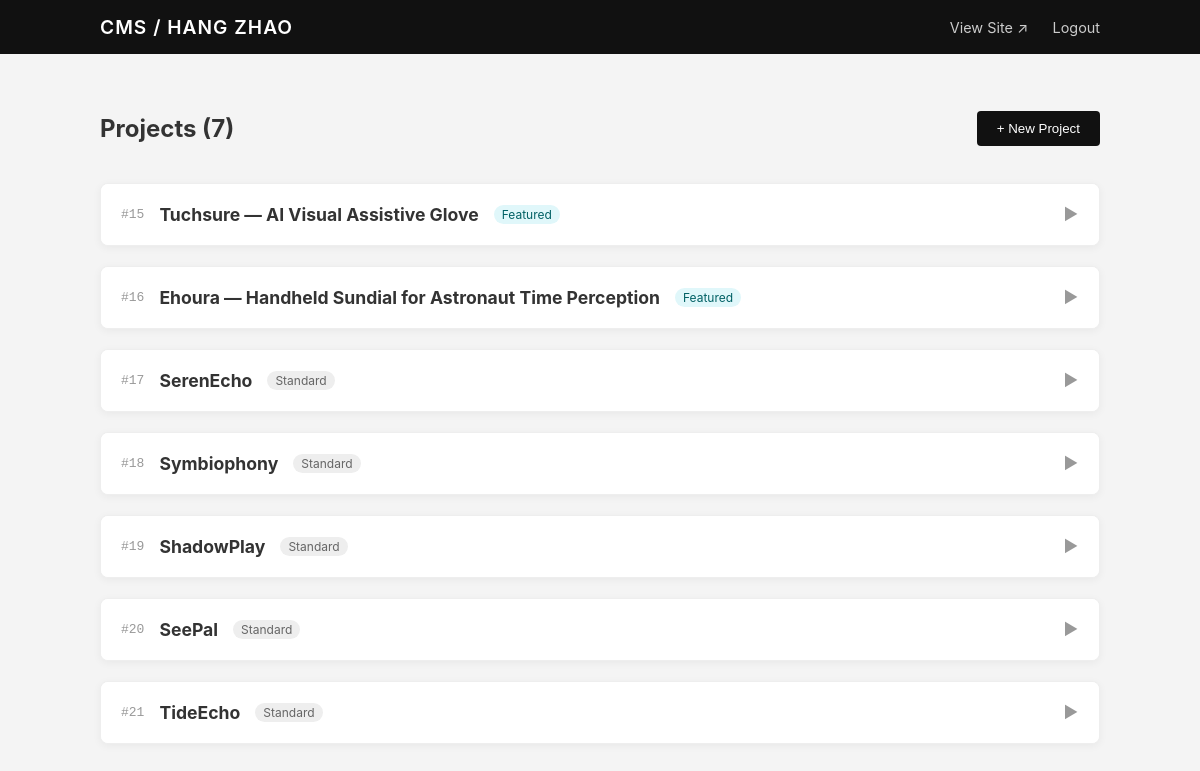
/admin.php (signed in), run on an earlier commit of the app's database.
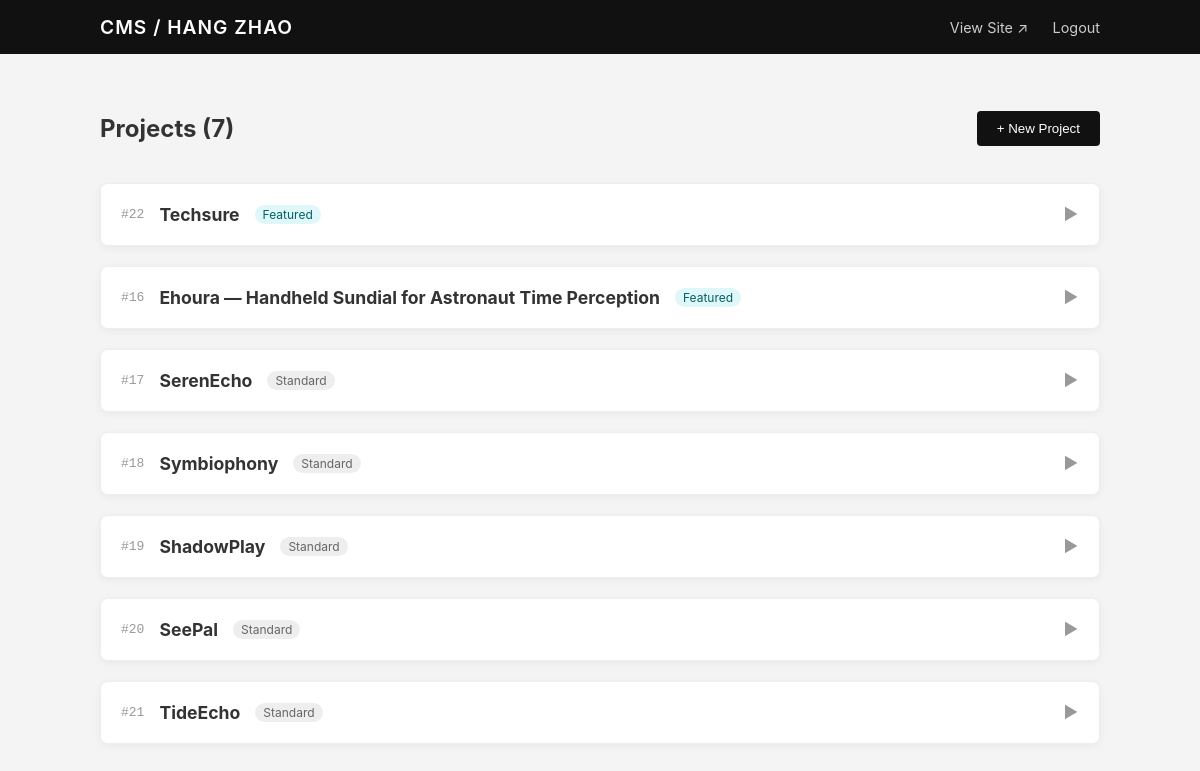
And on a later commit of the database.
### tables this page shows
CREATE TABLE projects (
      id INTEGER PRIMARY KEY AUTOINCREMENT,
      title TEXT NOT NULL,
      slug TEXT UNIQUE,
      description TEXT,
      tags TEXT,                 -- 逗号分隔，或存 JSON
      image_url TEXT,            -- 首图
      gallery_json TEXT,         -- 其他图 JSON 数组
      meta_json TEXT,            -- 可扩展的结构化元数据（JSON），用于 subtitle/links/tools/process 等
      url TEXT,                  -- 外链（Behance/GitHub/视频等）
       year INTEGER,
       month INTEGER,
      featured INTEGER DEFAULT 0,
      order_index INTEGER DEFAULT 0,
      created_at TEXT NOT NULL,
      updated_at TEXT NOT NULL
    , background_problem TEXT, design_goals TEXT, solution_overview TEXT, interaction_design TEXT, pipeline TEXT, prototype_highlights TEXT, usability_testing TEXT, outcomes TEXT, ethics TEXT, next_steps TEXT, media_notes TEXT, acknowledgements TEXT, contact TEXT, subtitle TEXT, links TEXT, tools TEXT, hero_media TEXT);

### src/config.php (called while the page is built)
<?php
return [
  'db_path' => __DIR__ . '/../data/portfolio.sqlite',
  'admin_password' => '949949Zh',
  'site_name' => 'HANG ZHAO',
];

### src/db.php (called while the page is built, shortened)
<?php
function get_pdo(): PDO {
  static $pdo = null;
  if ($pdo) return $pdo;
  $config = require __DIR__ . '/config.php';
  $dsn = 'sqlite:' . $config['db_path'];
  $pdo = new PDO($dsn, null, null, [
    PDO::ATTR_ERRMODE => PDO::ERRMODE_EXCEPTION,
    PDO::ATTR_DEFAULT_FETCH_MODE => PDO::FETCH_ASSOC,
  ]);
  $pdo->exec('PRAGMA foreign_keys = ON;');
  return $pdo;
}

### src/functions.php (called while the page is built, shortened)
<?php
require_once __DIR__ . '/db.php';
function get_projects(bool $only_featured = false): array
{
  $pdo = get_pdo();
  $sql = "SELECT * FROM projects ";
  $sql .= "ORDER BY featured DESC, order_index DESC, year DESC, id DESC";
  return $pdo->query($sql)->fetchAll();
}

### public/admin.php (the view, shortened to what this page needs)
<?php
require __DIR__ . '/../src/functions.php';
$config = require __DIR__ . '/../src/config.php';
$is_logged_in = !empty($_SESSION['admin_ok']);
$projects = $is_logged_in ? get_projects(false) : [];
?>
<!doctype html>
<html lang="en">
<head>
  <link rel="stylesheet" href="css/admin.css?v=<?= time() ?>">
  <link rel="stylesheet" href="https://unpkg.com/easymde/dist/easymde.min.css">
</head>
<body class="admin-page">
  <header class="admin-header">
    <div class="header-inner">
        <h1>CMS / <?= htmlspecialchars($config['site_name']) ?></h1>
        <nav>
            <a href="index.php" target="_blank" class="btn-text">View Site ↗</a>
            <?php if ($is_logged_in): ?>
                <a href="admin.php?action=logout" class="btn-text danger">Logout</a>
            <?php endif; ?>
        </nav>
    </div>
  </header>
  <main class="admin-container">
    <?php if (!$is_logged_in): ?>
      <div class="login-card">
        <h2>Login</h2>
        <?php if (!empty($error)): ?><div class="alert error"><?= htmlspecialchars($error) ?></div><?php endif; ?>
        <form method="post">
          <input type="hidden" name="csrf" value="<?= htmlspecialchars($_SESSION['csrf']) ?>">
          <input type="hidden" name="action" value="login">
          <div class="form-group"><input type="password" name="password" placeholder="Password" required autofocus></div>
          <button class="btn-primary" type="submit">Enter</button>
        </form>
      </div>
    <?php else: ?>
      <div class="actions-bar">
        <h2>Projects (<?= count($projects) ?>)</h2>
        <button class="btn-primary" onclick="document.getElementById('create-form').classList.toggle('hidden')">+ New Project</button>
      </div>
      <div class="project-list">
        <?php foreach ($projects as $p):
        ?>
          <div class="editor-card collapsed" id="project-<?= $p['id'] ?>">
            <div class="card-header" onclick="toggleEdit(<?= $p['id'] ?>)">
                <div class="header-info">
                    <span class="id">#<?= $p['id'] ?></span>
                    <strong class="title"><?= htmlspecialchars($p['title']) ?></strong>
                    <span class="status-badge <?= $p['featured'] ? 'featured' : '' ?>"><?= $p['featured'] ? 'Featured' : 'Standard' ?></span>
                </div>
                <span class="arrow">▼</span>
            </div>
          </div>
        <?php endforeach; ?>
      </div>
    <?php endif; ?>
  </main>
</body>
</html>

### public/css/admin.css (style rules this page uses)
body.admin-page { background-color: #f4f4f4; color: #333; font-family: -apple-system, BlinkMacSystemFont, "Segoe UI", Roboto, sans-serif; margin: 0; padding: 0; }
.admin-header { background: #111; color: #fff; padding: 15px 0; position: sticky; top: 0; z-index: 100; }
.header-inner { max-width: 1000px; margin: 0 auto; padding: 0 20px; display: flex; justify-content: space-between; align-items: center; }
.admin-header h1 { margin: 0; font-size: 1.2rem; font-weight: 600; letter-spacing: 1px; }
.btn-text { color: #ccc; text-decoration: none; font-size: 0.9rem; margin-left: 20px; transition: color 0.2s; }
.admin-container { max-width: 1000px; margin: 40px auto; padding: 0 20px; }
.btn-primary { background: #111; color: #fff; border: none; padding: 10px 20px; border-radius: 4px; cursor: pointer; transition: background 0.2s; }
.actions-bar { display: flex; justify-content: space-between; align-items: center; margin-bottom: 20px; }
.editor-card { background: #fff; border-radius: 8px; box-shadow: 0 2px 8px rgba(0,0,0,0.05); margin-bottom: 20px; overflow: hidden; border: 1px solid #eee; transition: all 0.3s ease; }
.card-header { padding: 20px; background: #fff; border-bottom: 1px solid #f0f0f0; display: flex; justify-content: space-between; align-items: center; cursor: pointer; user-select: none; }
.header-info { display: flex; align-items: center; gap: 15px; }
.header-info .id { color: #999; font-family: monospace; }
.header-info .title { font-size: 1.1rem; }
.status-badge { font-size: 0.75rem; padding: 2px 8px; border-radius: 10px; background: #eee; color: #666; }
.status-badge.featured { background: #e0f7fa; color: #006064; }
.arrow { transition: transform 0.3s; color: #999; }
.editor-card.collapsed .arrow { transform: rotate(-90deg); }
.editor-card.collapsed .card-header { border-bottom: none; }

What changed in the data, as far as the page shows it:
removed projects: id "15", title "Tuchsure — AI Visual Assistive Glove", featured "Featured"
added projects: id "22", title "Techsure", featured "Featured"
